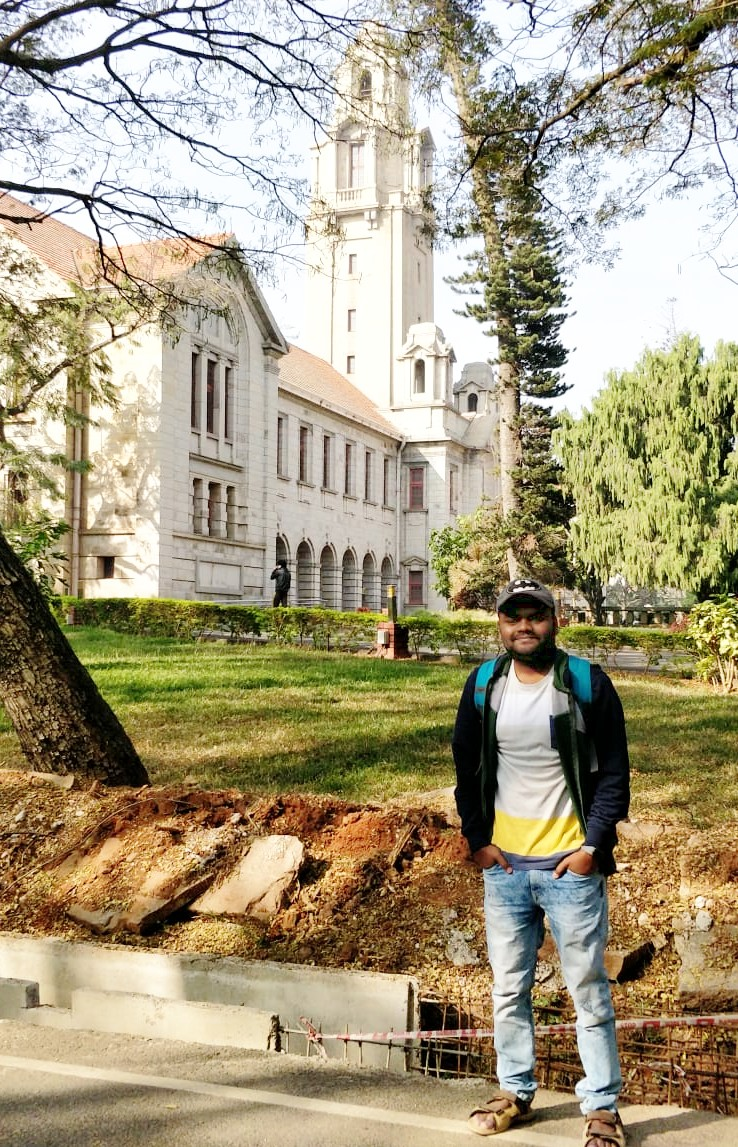
#> input picture pic.jpg, 738 x 1147 px, found by its file name
$ python hist_equilization.py
#> lines starting #> are read from the running program, lines starting #| are printed output that depends on the picture
import cv2
import matplotlib.pyplot as plt


fig = plt.figure(figsize=(12, 10))

# Reading image
img = cv2.imread("pic.jpg", cv2.IMREAD_GRAYSCALE)
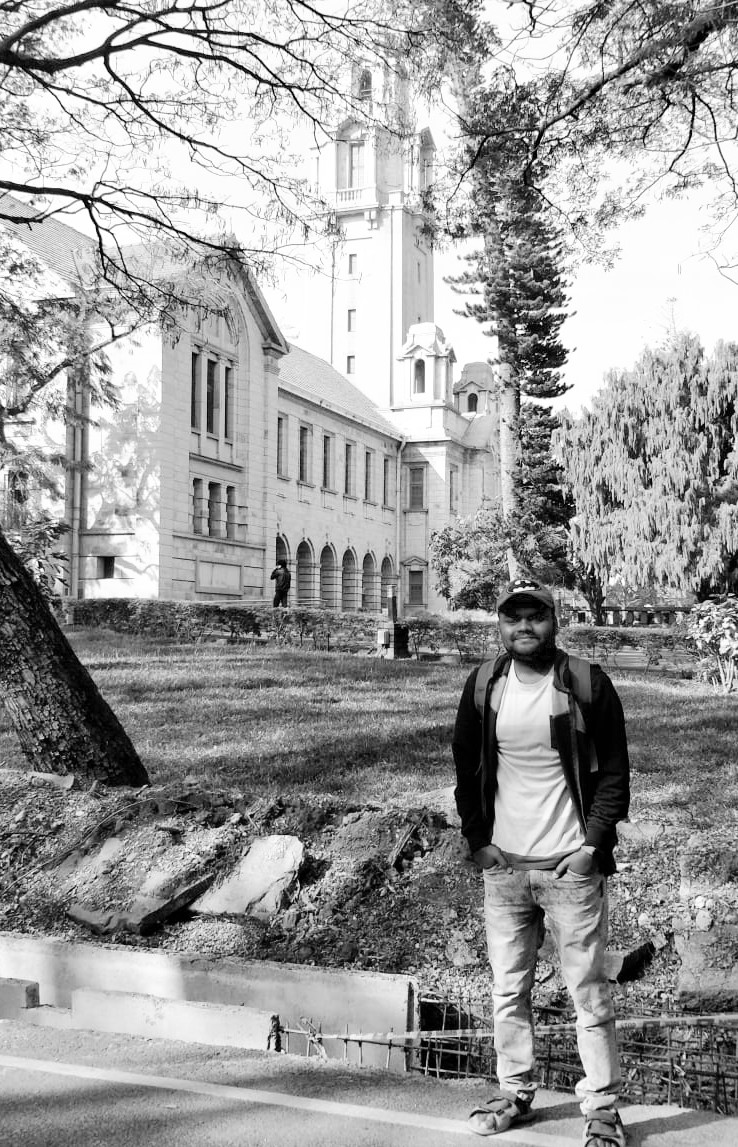
#> img: shape (1147, 738); min 0, max 255, mean 156.5

ax1 = fig.add_subplot(3, 2, 1)
ax1.title.set_text("Original Image")
ax1.imshow(img, cmap='gray')

ax2 = fig.add_subplot(3, 2, 2)
ax2.title.set_text("Original Image Histogram")
ax2.hist(img.flatten(), 256, [0, 256], color='r')

# Histgram equalised image
equilized_image = cv2.equalizeHist(img)
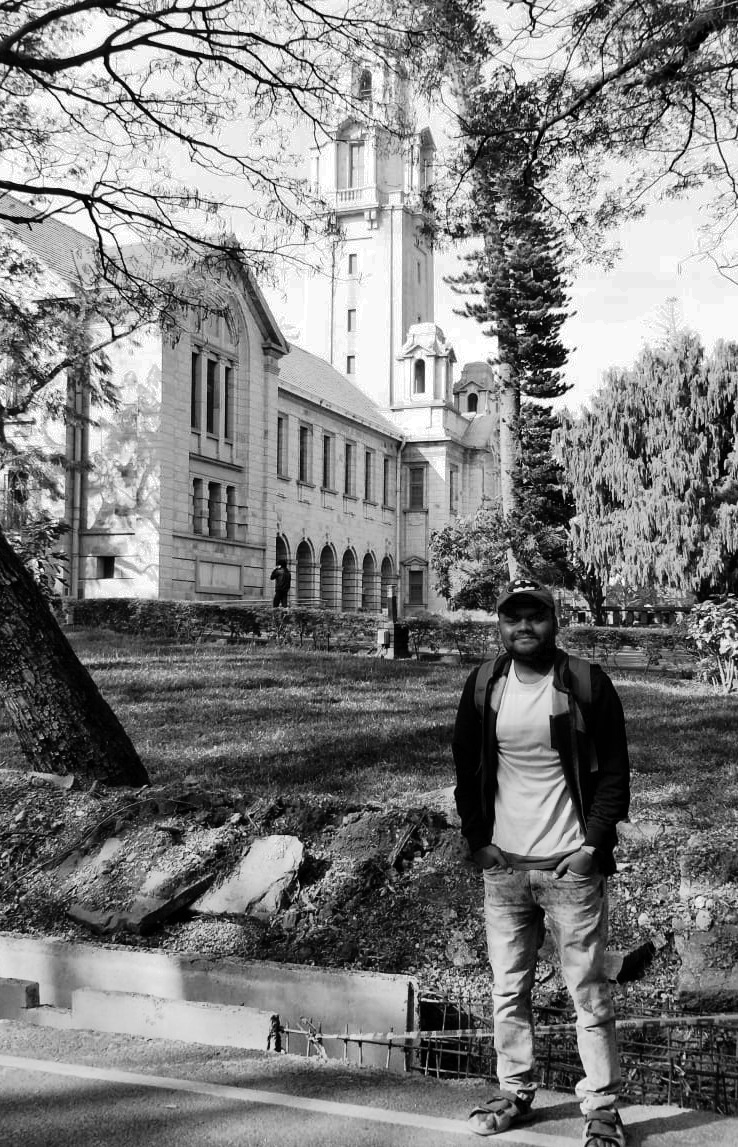
#> equilized_image: shape (1147, 738); min 0, max 255, mean 127.8

ax2 = fig.add_subplot(3, 2, 3)
ax2.title.set_text("Histogram equalized Image")
ax2.imshow(equilized_image, cmap='gray')

ax2 = fig.add_subplot(3, 2, 4)
ax2.title.set_text("equalized Image Histogram")
ax2.hist(equilized_image.flatten(), 256, [0, 256], color='r')

# CLAHE (Contrast Limited Adaptive Histogram Equalization)
# Image is divided into small blocks called "tiles". Then each of these blocks are histogram equalized as usual

# create a CLAHE object (Arguments are optional).
clahe = cv2.createCLAHE(clipLimit=2.0, tileGridSize=(8, 8))
adaptive_hist_eq = clahe.apply(img)
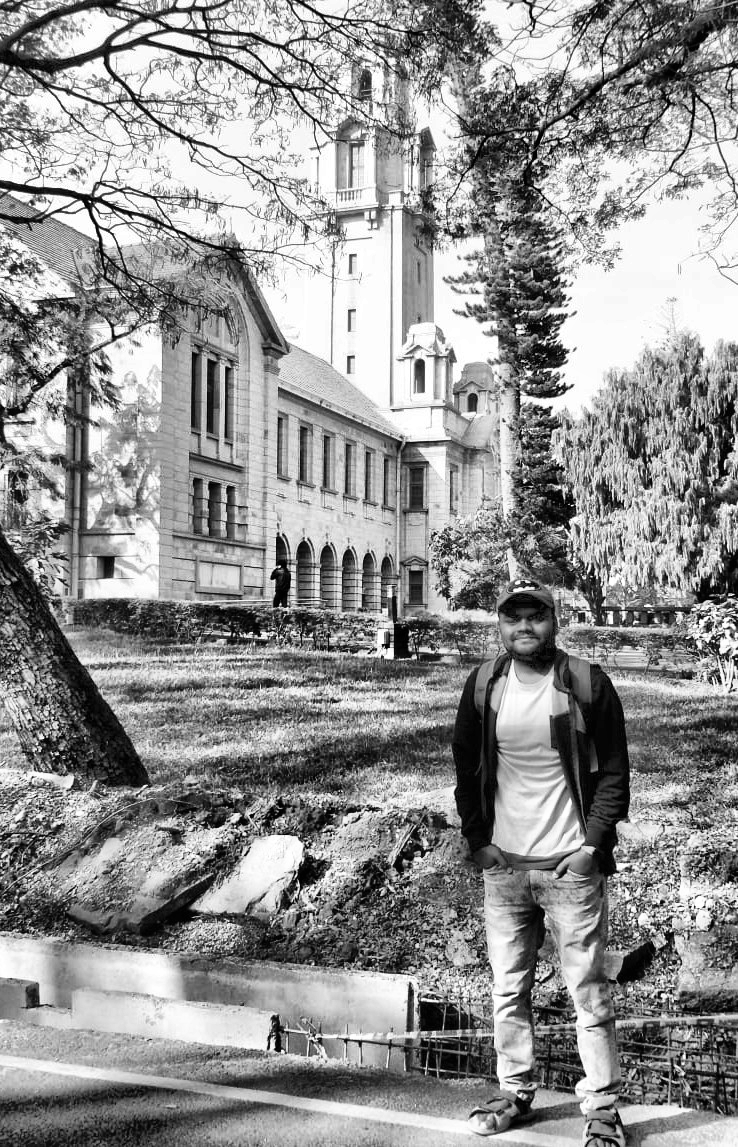
#> adaptive_hist_eq: shape (1147, 738); min 0, max 255, mean 146.8

ax2 = fig.add_subplot(3, 2, 5)
ax2.title.set_text("Adaptive Histogram Equalized Image")
ax2.imshow(adaptive_hist_eq, cmap='gray')

ax2 = fig.add_subplot(3, 2, 6)
ax2.title.set_text("Adaptive equalized Image Histogram")
ax2.hist(adaptive_hist_eq.flatten(), 256, [0, 256], color='r')

plt.show(block=True)
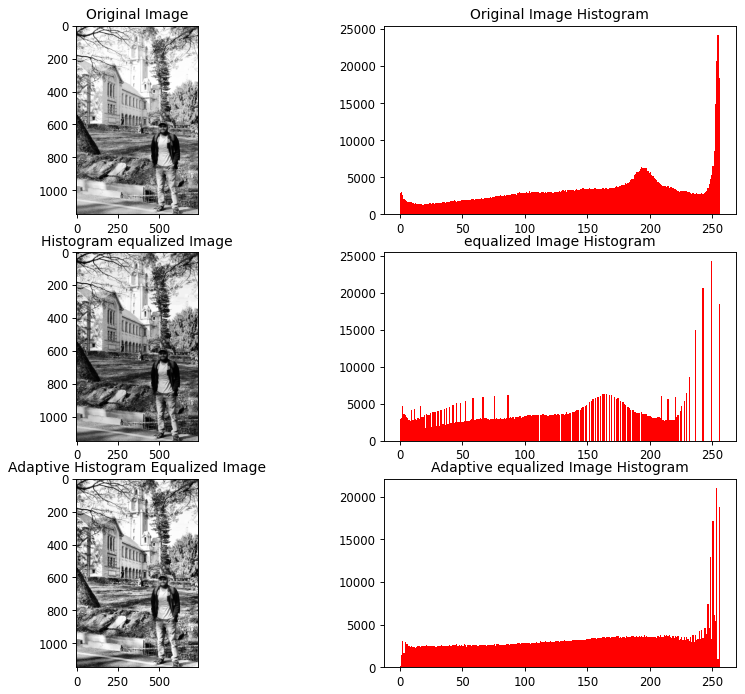
#> figure drawn by matplotlib, 6 panels; panel 2: tallest bar 24250 high, from x = 254 to 255; panel 4: tallest bar 24250 high, from x = 249 to 250; panel 6: tallest bar 21059 high, from x = 253 to 254
